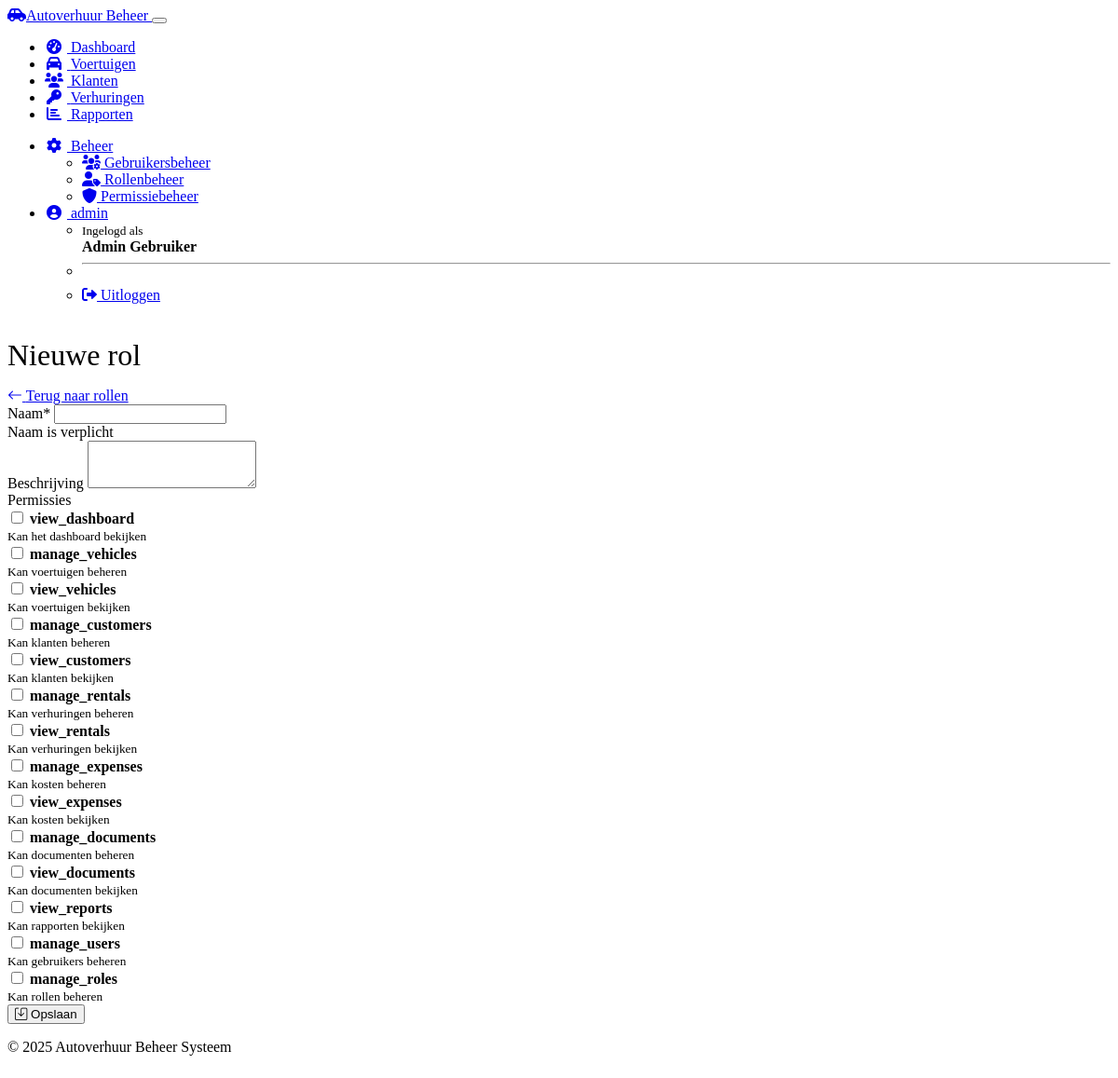
/auth/roles/add (signed in), run on the app's committed database.
### models.py (models this page shows, shortened)
class User(UserMixin, db.Model):
    id = db.Column(db.Integer, primary_key=True)
    username = db.Column(db.String(64), unique=True, nullable=False)
    email = db.Column(db.String(120), unique=True, nullable=False)
    password_hash = db.Column(db.String(256), nullable=False)
    first_name = db.Column(db.String(64))
    last_name = db.Column(db.String(64))
    is_active = db.Column(db.Boolean, default=True)
    last_login = db.Column(db.DateTime)
    created_at = db.Column(db.DateTime, default=datetime.utcnow)
    roles = db.relationship('Role', secondary=user_roles, lazy='subquery',
                           backref=db.backref('users', lazy=True))
    @property
    def full_name(self):
        if self.first_name and self.last_name:
            return f"{self.first_name} {self.last_name}"
        return self.username
    def has_role(self, role_name):
        return any(role.name == role_name for role in self.roles)

class Permission(db.Model):
    id = db.Column(db.Integer, primary_key=True)
    name = db.Column(db.String(64), unique=True, nullable=False)
    description = db.Column(db.String(255))

### auth.py (the view, shortened to what this page needs)
@auth_bp.route('/roles/add', methods=['GET', 'POST'])
@login_required
@admin_required
def add_role():
    permissions = Permission.query.all()
    return render_template('auth/role_form.html', permissions=permissions, role=None)

### auth.py (called while the page is built)
def role_required(role_name):
    def decorator(f):
        @wraps(f)
        def decorated_function(*args, **kwargs):
            if not current_user.is_authenticated or not current_user.has_role(role_name):
                flash(f'Je hebt niet de benodigde rol ({role_name}) om deze actie uit te voeren.', 'danger')
                return redirect(url_for('dashboard'))
            return f(*args, **kwargs)
        return decorated_function
    return decorator

### models.py (called while the page is built)
@login_manager.user_loader
def load_user(user_id):
    return User.query.get(int(user_id))

### templates/auth/role_form.html (shortened to what this page needs)
{% extends 'layout.html' %}
{% block content %}
<div class="container mt-4">
    <div class="d-flex justify-content-between align-items-center mb-4">
        <h1>
            {% if role %}
                Rol bewerken
            {% else %}
                Nieuwe rol
            {% endif %}
        </h1>
        <a href="{{ url_for('auth.roles') }}" class="btn btn-secondary">
            <i class="bi bi-arrow-left"></i> Terug naar rollen
        </a>
    </div>
    <div class="card">
        <div class="card-body">
            <form method="post" class="needs-validation" novalidate>
                <div class="mb-3">
                    <label for="name" class="form-label">Naam*</label>
                    <input type="text"
                           class="form-control"
                           id="name"
                           name="name"
                           value="{{ role.name if role else '' }}"
                           required
                           {% if role and role.name == 'admin' %}readonly{% endif %}>
                    <div class="invalid-feedback">Naam is verplicht</div>
                </div>
                <div class="mb-3">
                    <label for="description" class="form-label">Beschrijving</label>
                    <textarea class="form-control"
                              id="description"
                              name="description"
                              rows="3">{{ role.description if role else '' }}</textarea>
                </div>
                <div class="mb-4">
                    <label class="form-label">Permissies</label>
                    <div class="card">
                        <div class="card-body">
                            <div class="row">
                                {% for permission in permissions %}
                                <div class="col-md-6 mb-2">
                                    <div class="form-check">
                                        <input class="form-check-input"
                                               type="checkbox"
                                               name="permissions"
                                               value="{{ permission.id }}"
                                               id="perm_{{ permission.id }}"
                                               {% if role and permission in role.permissions %}checked{% endif %}>
                                        <label class="form-check-label" for="perm_{{ permission.id }}">
                                            <strong>{{ permission.name }}</strong><br>
                                            <small class="text-muted">{{ permission.description }}</small>
                                        </label>
                                    </div>
                                </div>
                                {% endfor %}
                            </div>
                        </div>
                    </div>
                </div>
                <div class="mt-4">
                    <button type="submit" class="btn btn-primary">
                        <i class="bi bi-save"></i> Opslaan
                    </button>
                </div>
            </form>
        </div>
    </div>
</div>
{% endblock %}

### templates/layout.html (shortened to what this page needs)
<!DOCTYPE html>
<html lang="nl" data-bs-theme="dark">
<head>
    <link rel="stylesheet" href="https://cdn.replit.com/agent/bootstrap-agent-dark-theme.min.css">
    <link rel="stylesheet" href="https://cdnjs.cloudflare.com/ajax/libs/font-awesome/6.0.0/css/all.min.css">
    <link rel="stylesheet" href="https://cdn.jsdelivr.net/npm/bootstrap-icons@1.10.3/font/bootstrap-icons.css">
    <link rel="stylesheet" href="{{ url_for('static', filename='css/custom.css') }}">
</head>
<body>
    <nav class="navbar navbar-expand-lg navbar-dark bg-dark">
        <div class="container">
            <a class="navbar-brand" href="{{ url_for('dashboard') }}">
                <i class="fas fa-car-side me-2"></i>Autoverhuur Beheer
            </a>
            <button class="navbar-toggler" type="button" data-bs-toggle="collapse" data-bs-target="#navbarNav">
            </button>
            <div class="collapse navbar-collapse" id="navbarNav">
                <ul class="navbar-nav me-auto">
                    <li class="nav-item">
                        <a class="nav-link {% if request.path == '/' %}active{% endif %}" href="{{ url_for('dashboard') }}">
                            <i class="fas fa-tachometer-alt me-1"></i> Dashboard
                        </a>
                    </li>
                    <li class="nav-item">
                        <a class="nav-link {% if '/vehicles' in request.path %}active{% endif %}" href="{{ url_for('vehicles') }}">
                            <i class="fas fa-car me-1"></i> Voertuigen
                        </a>
                    </li>
                    <li class="nav-item">
                        <a class="nav-link {% if '/customers' in request.path %}active{% endif %}" href="{{ url_for('customers') }}">
                            <i class="fas fa-users me-1"></i> Klanten
                        </a>
                    </li>
                    <li class="nav-item">
                        <a class="nav-link {% if '/rentals' in request.path %}active{% endif %}" href="{{ url_for('rentals') }}">
                            <i class="fas fa-key me-1"></i> Verhuringen
                        </a>
                    </li>
                    <li class="nav-item">
                        <a class="nav-link {% if '/reports' in request.path %}active{% endif %}" href="{{ url_for('reports') }}">
                            <i class="fas fa-chart-bar me-1"></i> Rapporten
                        </a>
                    </li>
                </ul>
                <ul class="navbar-nav">
                    {% if current_user.is_authenticated %}
                        {% if current_user.has_role('admin') %}
                            <li class="nav-item dropdown">
                                <a class="nav-link dropdown-toggle {% if '/admin' in request.path %}active{% endif %}"
                                   href="#" id="adminDropdown" role="button"
                                   data-bs-toggle="dropdown" aria-expanded="false">
                                    <i class="fas fa-cog me-1"></i> Beheer
                                </a>
                                <ul class="dropdown-menu dropdown-menu-end" aria-labelledby="adminDropdown">
                                    <li>
                                        <a class="dropdown-item" href="{{ url_for('auth.users') }}">
                                            <i class="fas fa-users-cog me-1"></i> Gebruikersbeheer
                                        </a>
                                    </li>
                                    <li>
                                        <a class="dropdown-item" href="{{ url_for('auth.roles') }}">
                                            <i class="fas fa-user-tag me-1"></i> Rollenbeheer
                                        </a>
                                    </li>
                                    <li>
                                        <a class="dropdown-item" href="{{ url_for('auth.permissions') }}">
                                            <i class="fas fa-shield-alt me-1"></i> Permissiebeheer
                                        </a>
                                    </li>
                                </ul>
                            </li>
                        {% endif %}
                        <li class="nav-item dropdown">
                            <a class="nav-link dropdown-toggle" href="#" id="userDropdown"
                               role="button" data-bs-toggle="dropdown" aria-expanded="false">
                                <i class="fas fa-user-circle me-1"></i> {{ current_user.username }}
                            </a>
                            <ul class="dropdown-menu dropdown-menu-end" aria-labelledby="userDropdown">
                                <li>
                                    <span class="dropdown-item-text text-muted">
                                        <small>Ingelogd als</small><br>
                                        <strong>{{ current_user.full_name }}</strong>
                                    </span>
                                </li>
                                <li><hr class="dropdown-divider"></li>
                                <li>
                                    <a class="dropdown-item" href="{{ url_for('auth.logout') }}">
                                        <i class="fas fa-sign-out-alt me-1"></i> Uitloggen
                                    </a>
                                </li>
                            </ul>
                        </li>
                    {% else %}
                        <li class="nav-item">
                            <a class="nav-link" href="{{ url_for('auth.login') }}">
                                <i class="fas fa-sign-in-alt me-1"></i> Inloggen
                            </a>
                        </li>
                    {% endif %}
                </ul>
            </div>
        </div>
    </nav>
    <div class="container mt-4 mb-5">
        {% block content %}{% endblock %}
    </div>
    <footer class="bg-dark text-light py-3 mt-auto">
        <div class="container text-center">
            <p class="mb-0">&copy; 2025 Autoverhuur Beheer Systeem</p>
        </div>
    </footer>
</body>
</html>

### static/css/custom.css (style rules this page uses)
.card { transition: transform 0.3s ease, box-shadow 0.3s ease; }
body { display: flex; flex-direction: column; min-height: 100vh; }
.container { flex: 1; }
h1, h2 { font-weight: 300; margin-bottom: 1rem; }
.nav-link i { width: 1.25rem; text-align: center; margin-right: 0.25rem; }
.navbar-brand { font-weight: 500; }
footer { margin-top: auto; }

### data on the page
User: username "admin", full_name "Admin Gebruiker"
Permission: name "view_dashboard", description "Kan het dashboard bekijken"
Permission: name "manage_vehicles", description "Kan voertuigen beheren"
Permission: name "view_vehicles", description "Kan voertuigen bekijken"
Permission: name "manage_customers", description "Kan klanten beheren"
Permission: name "view_customers", description "Kan klanten bekijken"
Permission: name "manage_rentals", description "Kan verhuringen beheren"
Permission: name "view_rentals", description "Kan verhuringen bekijken"
Permission: name "manage_expenses", description "Kan kosten beheren"
Permission: name "view_expenses", description "Kan kosten bekijken"
Permission: name "manage_documents", description "Kan documenten beheren"
Permission: name "view_documents", description "Kan documenten bekijken"
Permission: name "view_reports", description "Kan rapporten bekijken"
Permission: name "manage_users", description "Kan gebruikers beheren"
Permission: name "manage_roles", description "Kan rollen beheren"
